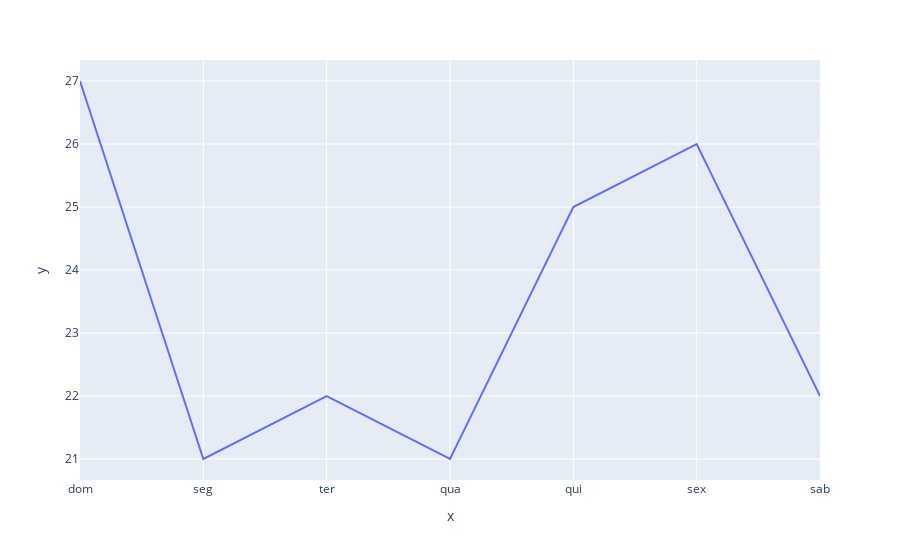

Here is the notebook cell this chart was saved with:
### Code cell
px.line(x=dias, y=temperaturas)

### Figure 1 — Plotly figure (JSON) as saved in the notebook; plotly's stock layout.template omitted (floating-point values rounded to 4 significant figures)
{"data": [{"hovertemplate": "x=%{x}<br>y=%{y}<extra></extra>", "legendgroup": "", "line": {"color": "#636efa", "dash": "solid"}, "marker": {"symbol": "circle"}, "mode": "lines", "name": "", "orientation": "v", "showlegend": false, "type": "scatter", "x": ["dom", "seg", "ter", "qua", "qui", "sex", "sab"], "xaxis": "x", "y": [27, 21, 22, 21, 25, 26, 22], "yaxis": "y"}], "layout": {"legend": {"tracegroupgap": 0}, "margin": {"t": 60}, "xaxis": {"anchor": "y", "domain": [0, 1], "title": {"text": "x"}}, "yaxis": {"anchor": "x", "domain": [0, 1], "title": {"text": "y"}}}}
